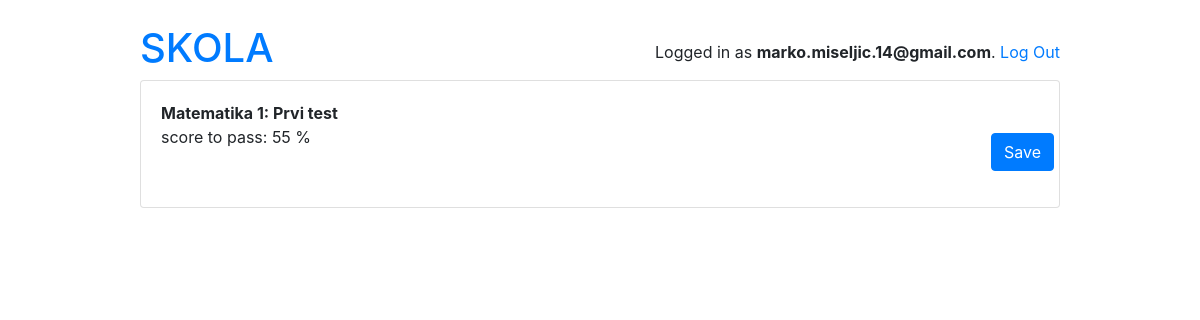
The page /students/exam/1/ (signed in) on the database its author committed.
### account/models.py (models this page shows, shortened)
class User(AbstractBaseUser):
    first_name = models.CharField(max_length=220)
    last_name = models.CharField(max_length=220)
    email = models.EmailField(
        verbose_name='Email address',
        max_length=255,
        unique=True
    )
    username = models.CharField(max_length=40, unique=True)
    date_joined = models.DateTimeField(verbose_name="date joined", auto_now_add=True)
    last_login = models.DateTimeField(verbose_name="last login", auto_now=True)
    is_admin = models.BooleanField(default=False)
    is_staff = models.BooleanField(default=False)
    is_superuser = models.BooleanField(default=False)
    proflie_image = models.ImageField(max_length=255, upload_to=get_profile_image_filepath, null=True, blank=True)
    is_student = models.BooleanField(default=False)
    is_teacher = models.BooleanField(default=False)
    is_active = models.BooleanField(default=True)
    objects = MyAccountManager()
    USERNAME_FIELD = 'email'
    REQUIRED_FIELDS = ['username']

### school/models.py (models this page shows, shortened)
class Exam(models.Model):
    type = models.CharField(max_length=100)
    active = models.BooleanField(default=False)
    duration = models.IntegerField()
    nuber_of_questions = models.IntegerField()
    required_score_to_pass = models.IntegerField(help_text="required score in %")
    subject  = models.ForeignKey(Subject, on_delete=models.CASCADE)
    owner = models.ForeignKey('account.User', on_delete=models.CASCADE, related_name='exams')

class Subject(models.Model):
    name = models.CharField(max_length=220)
    school = models.ManyToManyField(School)
    def __str__(self):
        return self.name

### account/views.py (the view)
# urls.py: path('exam/<int:pk>/', exam_view, name='take_exam'),
def exam_view(request, pk):
    exam = get_object_or_404(Exam, pk=pk)
    student = request.user.student
    if student.exams.filter(pk=pk).exists():
        queryset = request.user.student.taken_exams \
            .select_related('exam', 'exam__subject') \
                .order_by('exam__type')
        return render(request, "students/taken_exam_list.html", {'taken_exams': queryset})
    else:
        return render(request, 'students/exam.html', {'exam': exam})

### templates/students/exam.html (shortened to what this page needs)
{% extends '../base.html' %}
{% load static %}
{% block content %}
    <div class="row">
        <div class="col">
            <b>{{exam.subject}}: {{exam.type}}</b>
            <p>score to pass: {{exam.required_score_to_pass}} %</p>
        </div>
        <div class="col text-right" id="timer-box"></div>
        <form id="exam-form" class="mt-3 mb-3">
            <button type="submit" class="btn btn-primary mt-3">Save</button>
        </form>
    </div>
{% endblock content %}

### templates/base.html (shortened to what this page needs)
{% load static %}
<!doctype html>
<html lang="eng">
<head>
    <link rel="stylesheet" href="https://cdn.jsdelivr.net/npm/bootstrap@4.5.3/dist/css/bootstrap.min.css"
>
</head>
<body>
    <div class="container my-4">
        <div class="row justify-content-center">
            <div class="col-md-10 col-sm-12">
                <div class="row">
                    <div class="col-6">
                        <h1><a href="{% url 'home' %}">SKOLA</a></h1>
                    </div>
                    <div class="col-6 text-right">
                        {% if user.is_authenticated %}
                        <p class="pt-3">Logged in as <strong>{{user.email}}</strong>. <a href="{% url 'logout' %}">Log Out</a></p>
                        {% else %}
                        <a href="{% url 'login' %}" class="btn btn-light" role="button">Log in</a>
                        {% endif %}
                    </div>
                </div>
                <div class="card mb-3">
                    <div class="card-body">
                        {% block content %}
                        {% endblock content %}
                    </div>
                </div>
            </div>
        </div>
    </div>
</body>
</html>

### rows shown on the page
User: email "marko.miseljic.14@gmail.com"
Exam: subject "Matematika 1", type "Prvi test", required_score_to_pass "55"
